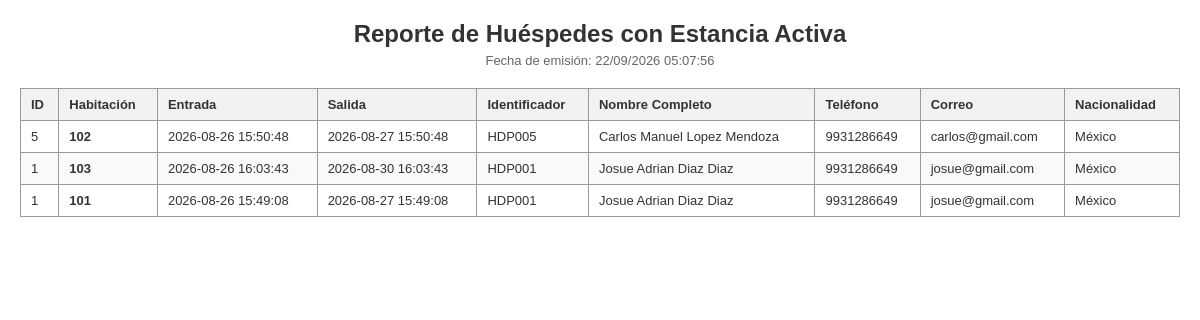
The app's page /reportes/reporte_tabla_huespedes.php (signed in) with its own data.
### tables this page shows
CREATE TABLE `estancias` (
  `id_estancia` int(11) NOT NULL,
  `id_huesped` int(11) NOT NULL,
  `id_habitacion` int(11) NOT NULL,
  `fecha_entrada` datetime NOT NULL,
  `fecha_salida` datetime NOT NULL,
  `estatus_estancia` enum('Activa','Finalizada') NOT NULL DEFAULT 'Activa',
  `id_usuario_checkin` int(11) NOT NULL,
  `id_usuario_checkout` int(11) DEFAULT NULL,
  `id_turno` int(11) NOT NULL
);

CREATE TABLE `huesped` (
  `id_huesped` int(11) NOT NULL,
  `identificador` varchar(20) NOT NULL,
  `nombre` varchar(100) NOT NULL,
  `apellido_p` varchar(100) NOT NULL,
  `apellido_m` varchar(100) DEFAULT NULL,
  `telefono` varchar(20) DEFAULT NULL,
  `correo` varchar(100) DEFAULT NULL,
  `nacionalidad` varchar(100) DEFAULT NULL
);

CREATE TABLE `habitaciones` (
  `id_habitacion` int(11) NOT NULL,
  `tipo_habitacion` varchar(100) NOT NULL,
  `numero_habitacion` varchar(20) NOT NULL,
  `estatus` enum('disponible','ocupada','mantenimiento','limpieza') NOT NULL DEFAULT 'disponible',
  `precio` decimal(10,2) NOT NULL DEFAULT 0.00,
  `cantidad_personas` int(11) NOT NULL DEFAULT 1,
  `id_huesped` int(11) DEFAULT NULL
);

### reportes/reporte_tabla_huespedes.php (the view, shortened to what this page needs)
<?php
require_once '../config/conexion.php';
try {
    $sql = "SELECT
                h.id_huesped,
                h.identificador,
                h.nombre,
                h.apellido_p,
                h.apellido_m,
                h.telefono,
                h.correo,
                h.nacionalidad,
                r.numero_habitacion,
                e.fecha_entrada,
                e.fecha_salida
            FROM huesped h
            JOIN estancias e ON h.id_huesped = e.id_huesped
            JOIN habitaciones r ON e.id_habitacion = r.id_habitacion
            WHERE LOWER(e.estatus_estancia) = 'activa'
            ORDER BY h.id_huesped DESC";
    $stmt = $pdo->query($sql);
    $huespedes = $stmt->fetchAll(PDO::FETCH_ASSOC);
} catch (PDOException $e) {
    $error_db = "Error al generar el reporte de huéspedes: " . $e->getMessage();
}
?>
<!DOCTYPE html>
<html lang="es">
<head>
</head>
<body onload="window.print()">
    <h2>Reporte de Huéspedes con Estancia Activa</h2>
    <div class="fecha-reporte">Fecha de emisión: <?php echo date('d/m/Y H:i:s'); ?></div>
    <table>
        <thead>
            <tr>
                <th>ID</th>
                <th>Habitación</th>
                <th>Entrada</th>
                <th>Salida</th>
                <th>Identificador</th>
                <th>Nombre Completo</th>
                <th>Teléfono</th>
                <th>Correo</th>
                <th>Nacionalidad</th>
            </tr>
        </thead>
        <tbody>
            <?php if (!empty($huespedes)): ?>
                <?php foreach ($huespedes as $h): ?>
                    <tr>
                        <td><?php echo htmlspecialchars($h['id_huesped']); ?></td>
                        <td><strong><?php echo htmlspecialchars($h['numero_habitacion']); ?></strong></td>
                        <td><?php echo htmlspecialchars($h['fecha_entrada']); ?></td>
                        <td><?php echo htmlspecialchars($h['fecha_salida']); ?></td>
                        <td><?php echo htmlspecialchars($h['identificador'] ?? 'N/A'); ?></td>
                        <td><?php echo htmlspecialchars($h['nombre'] . ' ' . $h['apellido_p'] . ' ' . ($h['apellido_m'] ?? '')); ?></td>
                        <td><?php echo htmlspecialchars($h['telefono'] ?? 'N/A'); ?></td>
                        <td><?php echo htmlspecialchars($h['correo'] ?? 'N/A'); ?></td>
                        <td><?php echo htmlspecialchars($h['nacionalidad'] ?? 'N/A'); ?></td>
                    </tr>
                <?php endforeach; ?>
            <?php else: ?>
                <tr>
                    <td colspan="9" style="text-align: center;">No hay huéspedes con estancia activa actualmente.</td>
                </tr>
            <?php endif; ?>
        </tbody>
    </table>
</body>
</html>

### reportes/reporte_tabla_huespedes.php (style rules this page uses)
body { font-family: Arial, sans-serif; margin: 20px; color: #333; }
h2 { text-align: center; margin-bottom: 5px; }
.fecha-reporte { text-align: center; font-size: 13px; color: #666; margin-bottom: 20px; }
table { border-collapse: collapse; width: 100%; margin-top: 15px; }
th, td { border: 1px solid #999; padding: 8px 10px; text-align: left; font-size: 13px; }
th { background-color: #f2f2f2; }
tr:nth-child(even) { background-color: #f9f9f9; }

### records on screen
estancias: id_huesped.id_huesped "5", id_habitacion.numero_habitacion "102", fecha_entrada "2026-08-26 15:50:48", fecha_salida "2026-08-27 15:50:48", id_huesped.identificador "HDP005", id_huesped.apellido_m "Carlos Manuel Lopez Mendoza", id_huesped.telefono "9931286649", id_huesped.correo "carlos@gmail.com", id_huesped.nacionalidad "México"
estancias: id_huesped.id_huesped "1", id_habitacion.numero_habitacion "103", fecha_entrada "2026-08-26 16:03:43", fecha_salida "2026-08-30 16:03:43", id_huesped.identificador "HDP001", id_huesped.apellido_m "Josue Adrian Diaz Diaz", id_huesped.telefono "9931286649", id_huesped.correo "josue@gmail.com", id_huesped.nacionalidad "México"
estancias: id_huesped.id_huesped "1", id_habitacion.numero_habitacion "101", fecha_entrada "2026-08-26 15:49:08", fecha_salida "2026-08-27 15:49:08", id_huesped.identificador "HDP001", id_huesped.apellido_m "Josue Adrian Diaz Diaz", id_huesped.telefono "9931286649", id_huesped.correo "josue@gmail.com", id_huesped.nacionalidad "México"
